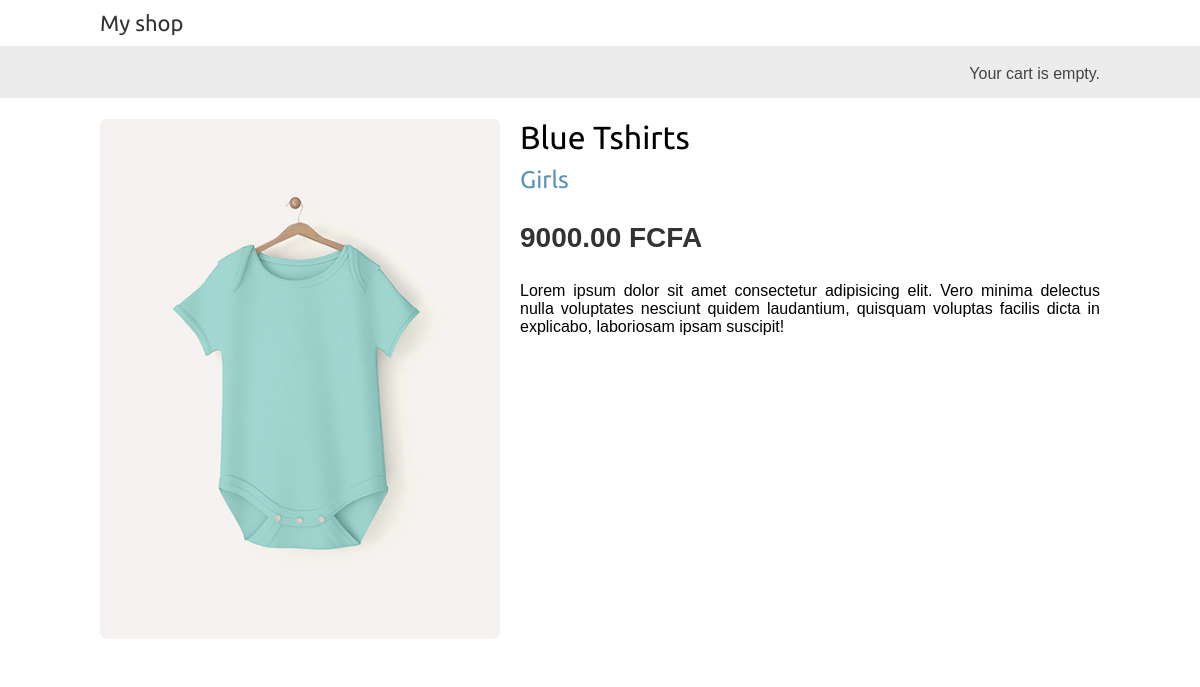
Screenshot of /10/blue-tshirts/ with the database file from the repository.
### shop/models.py (models this page shows, shortened)
class Item(models.Model):
    category = models.ForeignKey(Category,
                                related_name='items',
                                on_delete=models.CASCADE)
    name = models.CharField(max_length = 200, db_index=True)
    slug = models.SlugField(max_length = 200, db_index=True)
    description = models.TextField(blank=True)
    image = models.ImageField(upload_to='gallery/%Y/%m/%d', blank=True)
    price = models.DecimalField(max_digits=10, decimal_places=2)
    in_stock = models.BooleanField(default=True)
    created = models.DateField(auto_now_add=True)
    updated = models.DateField(auto_now=True)
    class Meta:
        ordering = ('name',)
        index_together = (('id', 'slug'),)

class Category(models.Model):
    name = models.CharField(max_length=200, db_index=True)
    slug = models.SlugField(max_length=200, unique=True)
    class Meta:
        ordering = ('name',)
        verbose_name = 'category'
        verbose_name_plural = 'categories'
    def get_absolute_url(self):
        return reverse('shop:item_list_by_category',
                       args=[self.slug])
    def __str__(self):
        return self.name

### shop/views.py (the view)
# urls.py: path('<int:id>/<slug:slug>/', views.item_detail, name='item_detail'),
def item_detail(request, id, slug):
    item = get_object_or_404(Item, id=id, slug=slug, in_stock=True)
    return render(request, 'shop/details.html', {'item': item})

### templates/shop/details.html (shortened to what this page needs)
{% extends "base.html" %}
{% load static %}
{% block content %}
  <div class="product-detail">
    <img src="{% if item.image %}{{ item.image.url }}{% else %}
    {% static "img/default.png" %}{% endif %}">
    <h1>{{ item.name }}</h1>
    <h2>
      <a href="{{ item.category.get_absolute_url }}">
        {{ item.category }}
      </a>
    </h2>
    <p class="price">{{ item.price }} FCFA</p>
    {{ item.description|linebreaks }}
  </div>
{% endblock %}

### all_static/css/base.css (style rules this page uses)
body { margin:0; padding:0; font-family:helvetica, sans-serif; }
h1, h2, h3, h4, h5 , h6 { font-family: 'Ubuntu', sans-serif; font-weight:normal; }
a { text-decoration:none; color:#5993bb; }
.product-detail { text-align:justify; }
.product-detail .price { color:#333; font-size:28px; font-weight:bold; }
.product-detail img { width:40%; float:left; padding:0 20px 20px 0; }
.product-detail h1 { margin-bottom:0; }
.product-detail h2 { margin-top:10px; }

### rows the page displays
Item: image (picture), name "Blue Tshirts", category "Girls", price "9000.00", description "Lorem ipsum dolor sit amet consectetur adipisicing elit. Vero minima delectus nulla voluptates nesciunt quidem laudantium, quisquam voluptas facilis dicta in explicabo, laboriosam ipsam suscipit!"
